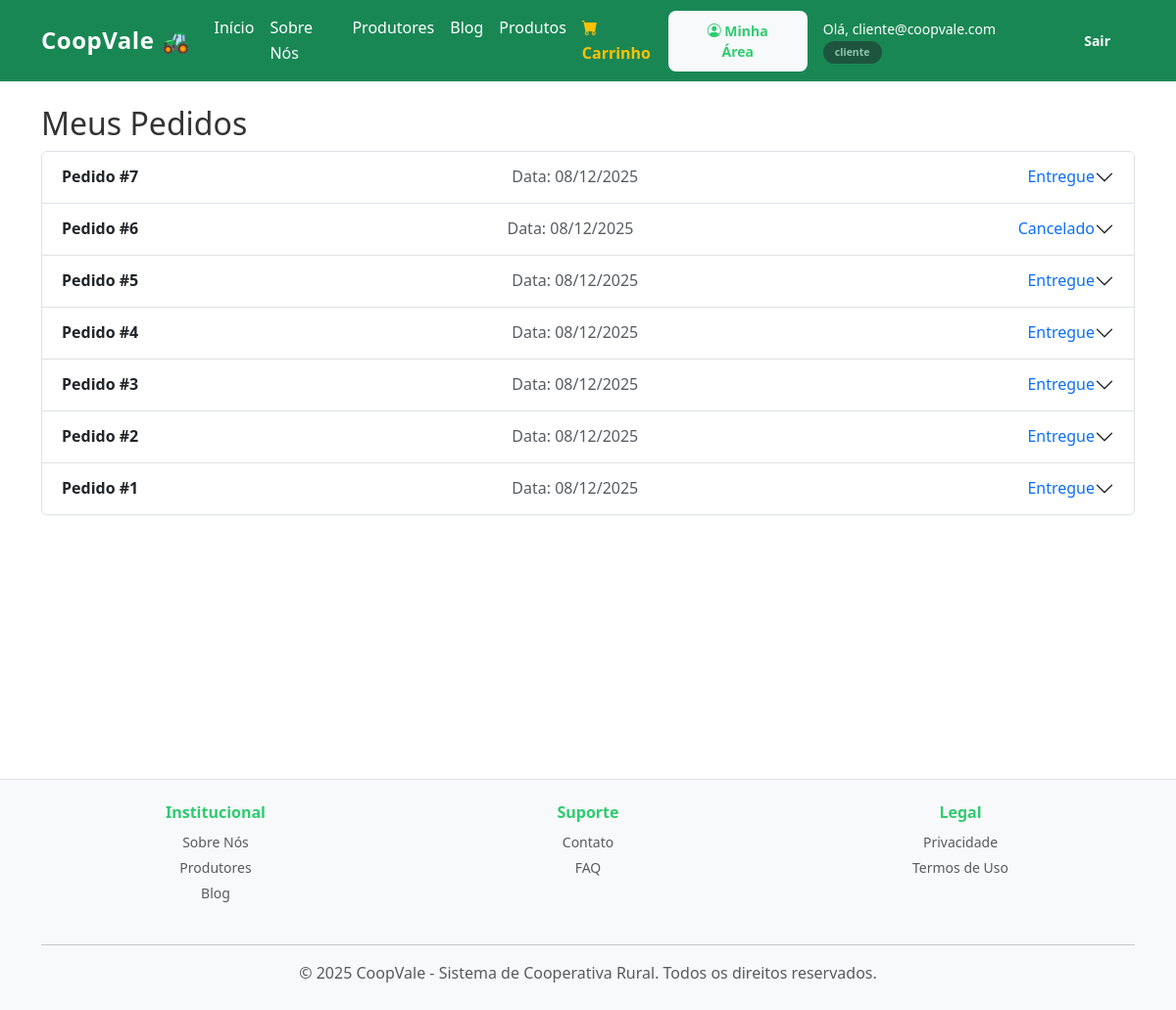
Page /pedidos/meus-pedidos (signed in) on the earlier database version.
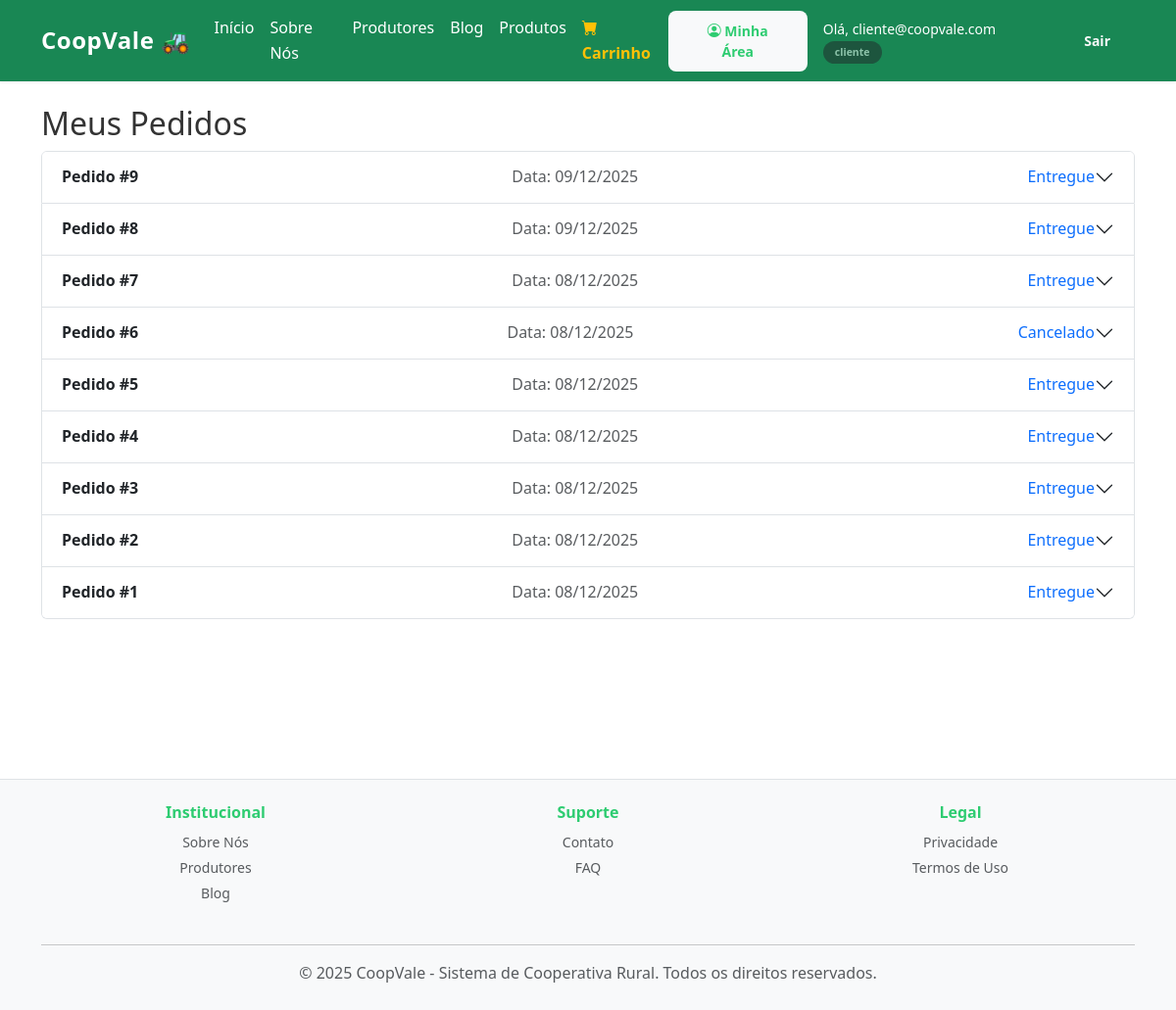
Same page on the later database version.
### app/models/models.py (models this page shows)
class Usuario(db.Model, UserMixin):
    id = db.Column(db.Integer, primary_key=True)
    email = db.Column(db.String(120), unique=True, nullable=False)
    senha_hash = db.Column(db.String(255), nullable=False)
    tipo_usuario = db.Column(db.String(20), nullable=False)
    ativo = db.Column(db.Boolean, default=True)
    produtor = db.relationship("Produtor", backref="usuario", uselist=False)
    cliente = db.relationship("Cliente", backref="usuario", uselist=False)
    @property
    def is_active(self):
        return self.ativo

class Pedido(db.Model):
    id = db.Column(db.Integer, primary_key=True)
    cliente_id = db.Column(db.Integer, db.ForeignKey(
        'cliente.id'), nullable=False)
    data = db.Column(db.DateTime, default=datetime.utcnow)
    status = db.Column(db.String(20), default='Aguardando')
    forma_pagamento = db.Column(db.String(50))
    total = db.Column(db.Float, default=0.0)
    data_agendada = db.Column(db.Date, nullable=True)
    ponto_retirada_id = db.Column(
        db.Integer, db.ForeignKey('ponto_retirada.id'), nullable=True)
    taxa_entrega = db.Column(db.Float, default=0.0)
    regiao_id = db.Column(
        db.Integer, db.ForeignKey('regiao.id'), nullable=True)
    regiao = db.relationship('Regiao')
    ponto_retirada = db.relationship('PontoRetirada')
    itens = db.relationship('ItemPedido', backref='pedido', lazy=True)

### app/blueprints/pedidos/routes.py (the view)
@pedidos_bp.route("/meus-pedidos")
@login_required
def meus_pedidos():
    if not current_user.cliente:
        flash("Apenas clientes podem ver seus pedidos.")
        return redirect(url_for('index'))
    pedidos = Pedido.query.filter_by(
        cliente_id=current_user.cliente.id).order_by(Pedido.data.desc()).all()
    return render_template("pedidos/meus_pedidos.html", pedidos=pedidos)

### app/templates/pedidos/meus_pedidos.html (shortened to what this page needs)
{% extends "base.html" %}
{% block conteudo %}
<h2>Meus Pedidos</h2>
{% if pedidos %}
    <div class="accordion" id="pedidosAccordion">
        {% for p in pedidos %}
        <div class="accordion-item">
            <h2 class="accordion-header" id="heading{{ p.id }}">
                <button class="accordion-button collapsed" type="button" data-bs-toggle="collapse" data-bs-target="#collapse{{ p.id }}" aria-expanded="false" aria-controls="collapse{{ p.id }}">
                    <div class="d-flex w-100 justify-content-between">
                        <div><strong>Pedido #{{ p.id }}</strong></div>
                        <div class="text-muted">Data: {{ p.data.strftime('%d/%m/%Y') }}</div>
                        <div class="ms-3 text-primary">{{ p.status }}</div>
                    </div>
                </button>
            </h2>
        </div>
        {% endfor %}
    </div>
{% else %}
<p>Você ainda não fez nenhum pedido.</p>
{% endif %}
{% endblock %}

### app/templates/base.html (shortened to what this page needs)
<!DOCTYPE html>
<html lang="pt-br">
<head>
    <link href="https://cdn.jsdelivr.net/npm/bootstrap@5.3.0/dist/css/bootstrap.min.css" rel="stylesheet">
    <link rel="stylesheet" href="https://cdn.jsdelivr.net/npm/bootstrap-icons@1.10.5/font/bootstrap-icons.css">
    <link rel="stylesheet" href="{{ url_for('static', filename='style.css') }}">
</head>
<body>
    <nav class="navbar navbar-expand-lg navbar-dark bg-success mb-4 shadow-sm">
        <div class="container">
            <a class="navbar-brand fw-bold" href="{{ url_for('institucional.home') }}">CoopVale 🚜</a>
            <div class="collapse navbar-collapse" id="navbarNav">
                <ul class="navbar-nav me-auto">
                    <li class="nav-item"><a class="nav-link text-white" href="{{ url_for('institucional.home') }}">Início</a></li>
                    <li class="nav-item"><a class="nav-link text-white" href="{{ url_for('institucional.sobre') }}">Sobre Nós</a></li>
                    <li class="nav-item"><a class="nav-link text-white" href="{{ url_for('institucional.produtores') }}">Produtores</a></li>
                    <li class="nav-item"><a class="nav-link text-white" href="{{ url_for('institucional.blog') }}">Blog</a></li>
                    <li class="nav-item"><a class="nav-link text-white" href="{{ url_for('produtos.listar_produtos') }}">Produtos</a></li>
                    {% if current_user.tipo_usuario == 'cliente' %}
                    <li class="nav-item">
                        <a class="nav-link text-warning fw-bold" href="{{ url_for('pedidos.ver_carrinho') }}">
                            <i class="bi bi-cart-fill"></i> Carrinho
                        </a>
                    </li>
                    {% endif %}
                </ul>
                <div class="d-flex align-items-center gap-2">
                    {% if current_user.is_authenticated %}
                    {% if current_user.tipo_usuario == 'cliente' %}
                    <a href="{{ url_for('cliente.painel') }}" class="btn btn-light btn-sm text-success fw-bold">
                        <i class="bi bi-person-circle"></i> Minha Área
                    </a>
                    {% endif %}
                    <span class="text-white ms-2 small">
                        Olá, {{ current_user.email }}
                        <span class="badge bg-dark opacity-50">{{ current_user.tipo_usuario }}</span>
                    </span>
                    <a href="{{ url_for('auth.logout') }}" class="btn btn-outline-light btn-sm ms-2">Sair</a>
                    {% else %}
                    <a href="{{ url_for('auth.login') }}" class="btn btn-light btn-sm">Entrar</a>
                    <a href="{{ url_for('auth.registro') }}" class="btn btn-outline-light btn-sm">Criar Conta</a>
                    {% endif %}
                </div>
            </div>
        </div>
    </nav>
    <div class="container" style="min-height: 80vh;">
        {% block conteudo %}{% endblock %}
    </div>
    <footer class="bg-light text-center py-4 mt-5 border-top">
        <div class="container">
            <div class="row mb-4">
                <div class="col-md-4 text-center">
                    <h6 class="fw-bold text-success mb-2">Institucional</h6>
                    <ul style="list-style: none; padding: 0;">
                        <li><a href="{{ url_for('institucional.sobre') }}" class="text-muted text-decoration-none small">Sobre Nós</a></li>
                        <li><a href="{{ url_for('institucional.produtores') }}" class="text-muted text-decoration-none small">Produtores</a></li>
                        <li><a href="{{ url_for('institucional.blog') }}" class="text-muted text-decoration-none small">Blog</a></li>
                    </ul>
                </div>
                <div class="col-md-4 text-center">
                    <h6 class="fw-bold text-success mb-2">Suporte</h6>
                    <ul style="list-style: none; padding: 0;">
                        <li><a href="{{ url_for('institucional.contato') }}" class="text-muted text-decoration-none small">Contato</a></li>
                        <li><a href="{{ url_for('institucional.faq') }}" class="text-muted text-decoration-none small">FAQ</a></li>
                    </ul>
                </div>
                <div class="col-md-4 text-center">
                    <h6 class="fw-bold text-success mb-2">Legal</h6>
                    <ul style="list-style: none; padding: 0;">
                        <li><a href="{{ url_for('institucional.privacidade') }}" class="text-muted text-decoration-none small">Privacidade</a></li>
                        <li><a href="{{ url_for('institucional.termos') }}" class="text-muted text-decoration-none small">Termos de Uso</a></li>
                    </ul>
                </div>
            </div>
            <hr>
            <p class="text-muted mb-0">© 2025 CoopVale - Sistema de Cooperativa Rural. Todos os direitos reservados.</p>
        </div>
    </footer>
</body>
</html>

### app/static/style.css (style rules this page uses)
:root { --primary-color: #2ecc71; --primary-dark: #27ae60; --secondary-color: #f39c12; --light-bg: #f8f9fa; --border-color: #e0e0e0; --text-dark: #333; --text-muted: #666; }
* { margin: 0; padding: 0; box-sizing: border-box; }
html, body { height: 100%; }
body { font-family: 'Segoe UI', Tahoma, Geneva, Verdana, sans-serif; color: var(--text-dark); background-color: #fff; line-height: 1.6; }
.navbar { box-shadow: 0 2px 10px rgba(0, 0, 0, 0.1); transition: all 0.3s ease; }
.navbar-brand { font-size: 1.5rem; letter-spacing: 0.5px; }
.btn { border-radius: 8px; font-weight: 600; transition: all 0.3s ease; border: none; padding: 10px 25px; }
a { color: var(--primary-color); text-decoration: none; transition: all 0.3s ease; }
.badge { padding: 6px 12px; border-radius: 20px; font-weight: 600; }
footer { margin-top: auto; background-color: var(--light-bg); border-top: 1px solid var(--border-color); }
footer a { color: var(--text-muted); }
.text-success { color: var(--primary-color) !important; }
.shadow-sm { box-shadow: 0 1px 3px rgba(0, 0, 0, 0.1) !important; }
::placeholder { color: #999; opacity: 0.7; }

Differences in the rows shown:
added Pedido: id "9", data "09/12/2025", status "Entregue"
added Pedido: id "8", data "09/12/2025", status "Entregue"
